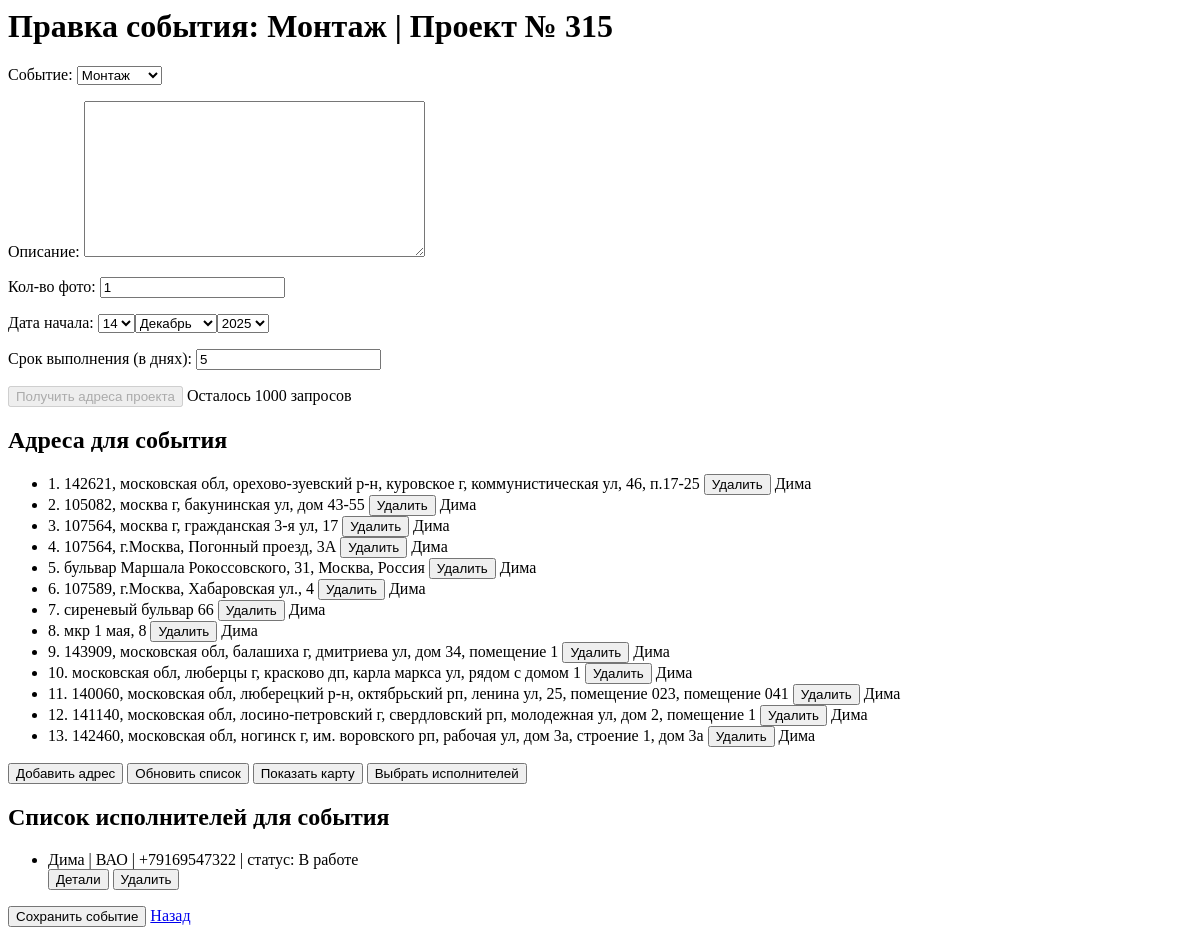
The app's page /projects/event/8/edit/ (signed in), older data.
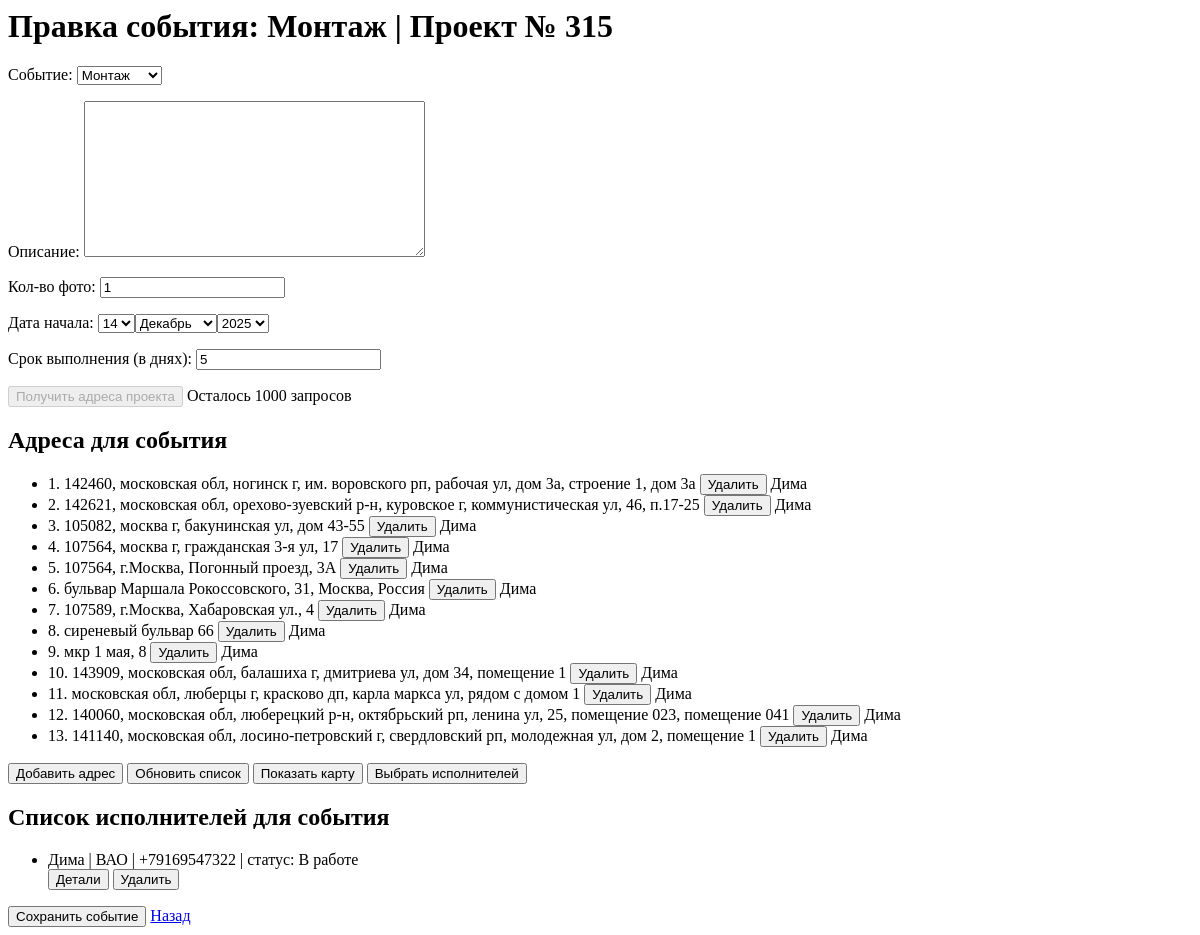
The same page, newer data.
### projects/models.py (models this page shows, shortened)
class EventAddress(models.Model):
    event = models.ForeignKey(Event, related_name='addresses', on_delete=models.CASCADE)
    name = models.CharField(max_length=255)
    latitude = models.FloatField()
    longitude = models.FloatField()
    order = models.PositiveIntegerField(default=0)  # Добавляем поле для сортировки
    assigned_user = models.ForeignKey(User, null=True, blank=True, on_delete=models.SET_NULL)  # Новое поле
    class Meta:
        ordering = ['order']

class EventUser(models.Model):
    STATUS_CHOICES = [
        ('chosen', 'Выбран'),
        ('assigned', 'Назначено'),
        ('confirmed', 'Подтверждено'),
        ('declined', 'Отказ'),
        ('in_progress', 'В работе'),
        ('completed', 'Завершено'),
    ]
    user = models.ForeignKey(User, on_delete=models.CASCADE)
    event = models.ForeignKey('Event', on_delete=models.CASCADE)
    status = models.CharField(max_length=11, choices=STATUS_CHOICES, default='chosen')

### rct/models.py (models this page shows)
class ExecutorProfile(models.Model):
    user = models.OneToOneField(User, on_delete=models.CASCADE)
    name = models.CharField(max_length=255, blank=True)
    phone_number = models.CharField(max_length=15, blank=True)
    district_choices = [
        ('САО', 'САО'),
        ('ВАО', 'ВАО'),
        ('ЮАО', 'ЮАО'),
        ('ЗАО', 'ЗАО'),
    ]
    district = models.CharField(max_length=3, choices=district_choices)

### projects/views.py (the view)
# urls.py: path('event/<int:event_id>/edit/', views.edit_event, name='edit_event'),
def edit_event(request, event_id):
    event = get_object_or_404(Event, pk=event_id)
    project = event.project
    if request.method == 'POST':
        form = EventForm(request.POST, instance=event)
        if form.is_valid():
            form.save()
            event.update_status()  # Обновление статуса события.
            return redirect('edit_event', event_id=event.id)
    else:
        form = EventForm(instance=event)
    project_addresses = project.addresses.all()
    executor_group = Group.objects.get(name='Исполнитель')
    executors = User.objects.filter(groups=executor_group).prefetch_related('executorprofile')
    event_users = event.eventuser_set.select_related('user')
    user_profile = request.user.profile
    api_key = user_profile.api_key if user_profile else None
    has_unassigned_addresses = event.addresses.filter(assigned_user__isnull=True).exists()
    executors_with_photo_status = []
    for event_user in event_users:
        has_photos_status = has_photos(event_user.user, event)
        executors_with_photo_status.append((event_user, has_photos_status))
    event.update_status()  # Обновление статуса события.
    return render(request, 'projects/edit_event.html', {
        'form': form,
        'project': project,
        'event': event,
        'project_addresses': project_addresses,
        'executors': executors,
        'executors_with_photo_status': executors_with_photo_status,
        'api_key': api_key,
        'has_unassigned_addresses': has_unassigned_addresses,
    })

### projects/forms.py
class EventForm(forms.ModelForm):
    class Meta:
        model = Event
        fields = ['event_type', 'description', 'photo_count', 'event_date', 'duration_days']
        labels = {
            'event_type': 'Событие',
            'description': 'Описание',
            'photo_count': 'Кол-во фото',
            'event_date': 'Дата начала',
            'duration_days': 'Срок выполнения (в днях)',
        }
        widgets = {
            'event_date': forms.SelectDateWidget(),
        }

### projects/models.py (called while the page is built)
    def update_status(self):
        event_users = self.eventuser_set.all()
        if not event_users.exists():
            self.status = 'created'
        elif all(user.status == 'completed' for user in event_users):
            self.status = 'completed'
        elif any(user.status == 'in_progress' for user in event_users):
            self.status = 'in_progress'
        elif any(user.status == 'confirmed' for user in event_users):
            self.status = 'assigned'
        else:
            self.status = 'created'
        self.save()

### projects/templates/projects/edit_event.html (shortened to what this page needs)
<html>
<head>
    {% load static %}
    <link rel="stylesheet" type="text/css" href="{% static 'projects/yandex-map-modal.css' %}">
    <link rel="stylesheet" href="//code.jquery.com/ui/1.12.1/themes/base/jquery-ui.css">
</head>
<body>
    <h1>Правка события: {{ event.get_event_type_display }} | {{ project.name }}</h1>
    <form id="event-form" method="POST">
        {{ form.as_p }}
    </form>
    <button type="button" id="copy-addresses-btn">Получить адреса проекта</button>
    <span id="remaining-requests">Осталось {{ remaining_requests }} запросов</span>
    <h2>Адреса для события</h2>
    <ul id="event-addresses-list">
        {% for address in event.addresses.all %}
        <li data-id="{{ address.id }}" data-user-assigned="{% if address.assigned_user %}true{% else %}false{% endif %}">
            <span class="address-number">{{ forloop.counter }}.</span>
            <span class="address-name" data-id="{{ address.id }}">{{ address.name }}</span>
            <button class="delete-address-btn" data-id="{{ address.id }}">Удалить</button>
            {% if address.assigned_user %}
                {% with address.assigned_user.executorprofile as profile %}
                    <span class="executor-name">{{ profile.name|default:address.assigned_user.username }}</span>
                {% endwith %}
            {% else %}
                <span class="executor-name">Не назначен</span>
            {% endif %}
        </li>
        {% empty %}
        <li>Нет адресов.</li>
        {% endfor %}
    </ul>
    <button type="button" id="add-address-btn">Добавить адрес</button>
    <button type="button" id="update-addresses-btn">Обновить список</button>
    <button type="button" id="show-map-btn">Показать карту</button>
    <button type="button" id="select-executors-btn">Выбрать исполнителей</button>
    <h2>Список исполнителей для события</h2>
    <ul id="event-executors-list">
        {% for event_user, has_photos in executors_with_photo_status %}
            {% if event_user.user.executorprofile %}
            <li data-id="{{ event_user.user.id }}" data-status="{{ event_user.status }}">
                <span class="user-name">{{ event_user.user.executorprofile.name|default:event_user.user.email }}</span>
                {% if event_user.user.executorprofile.district %} | <span class="district">{{ event_user.user.executorprofile.district }}</span>{% endif %}
                {% if event_user.user.executorprofile.phone_number %} | <span class="phone-number">{{ event_user.user.executorprofile.phone_number }}</span>{% endif %}
                <span class="status"> | статус: {{ event_user.get_status_display }}</span>
                <br>
                {% if has_photos %}
                    <button class="details-btn" data-id="{{ event_user.user.id }}">Детали</button>
                {% endif %}
                {% if event_user.status != 'completed' %}
                    <button class="delete-executor-btn" data-id="{{ event_user.user.id }}">Удалить</button>
                {% endif %}
            </li>
            {% else %}
                <li>У пользователя нет профиля исполнителя.</li>
            {% endif %}
        {% empty %}
            <li>Нет исполнителей.</li>
        {% endfor %}
    </ul>
    <button type="button" id="save-event-button">Сохранить событие</button>
    <a href="{% url 'edit_project' project.id %}">Назад</a>
</body>
</html>

Row changes from the older to the newer data that the page shows:
changed EventAddress (number 1 of 13 on the later page): moves up the list
